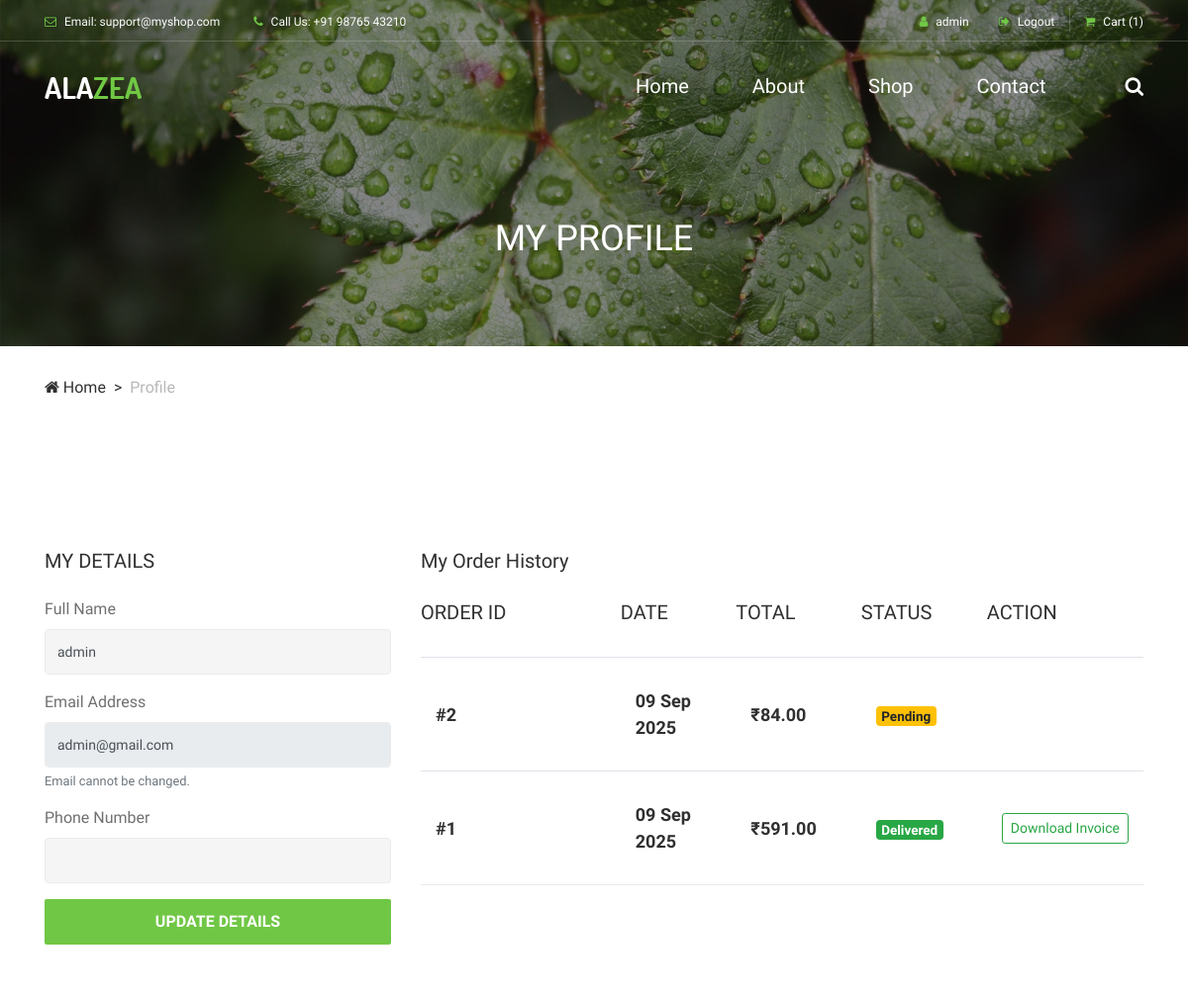
The page /profile_view/ (signed in, upper part) on the database as committed earlier.
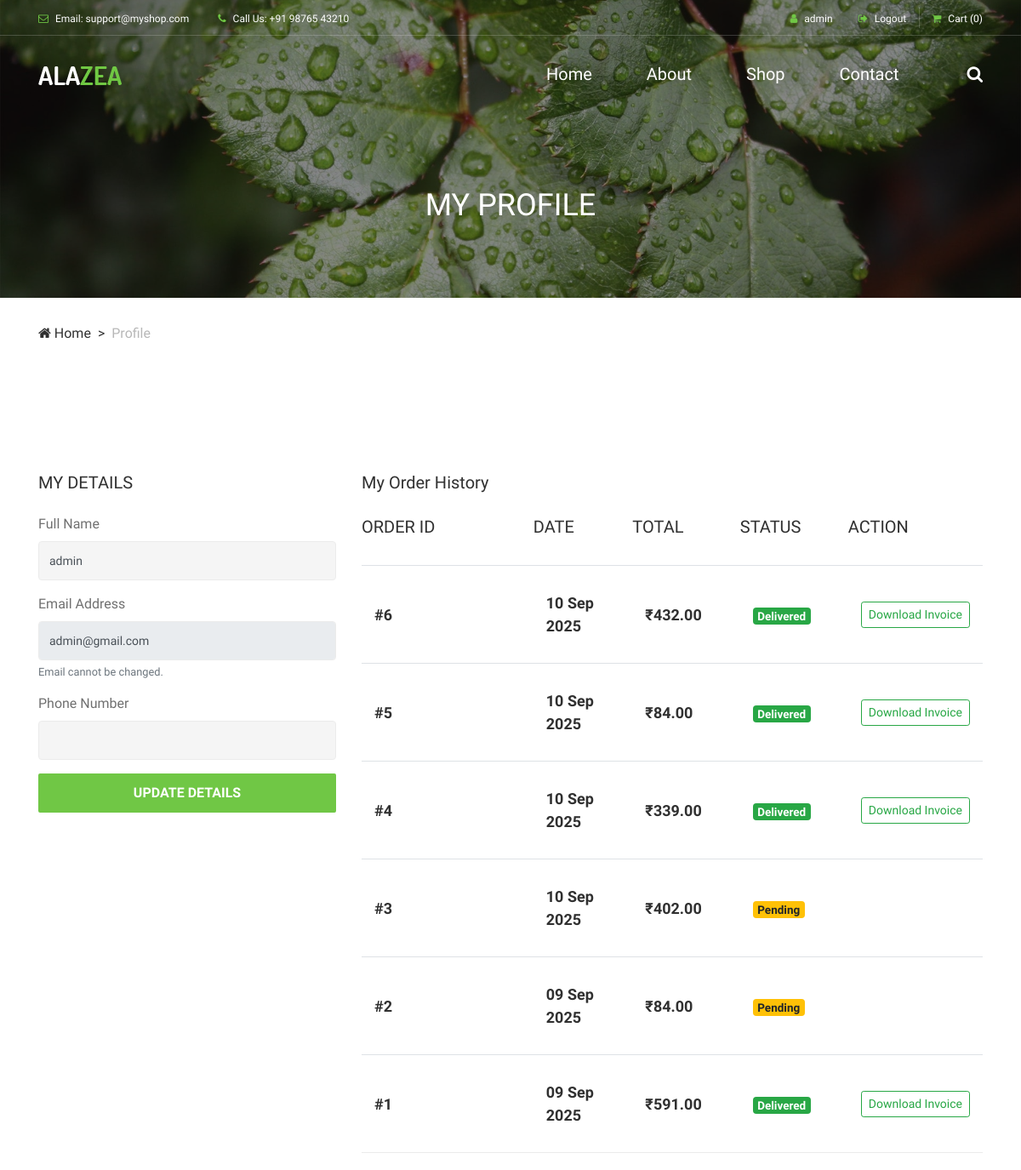
The same page on the database as committed later.
### shop/models.py (models this page shows, shortened)
class User(AbstractBaseUser, PermissionsMixin):
    email = models.EmailField(_('email address'), unique=True)
    full_name = models.CharField(max_length=150)
    phone = models.CharField(max_length=20, blank=True)
    is_staff = models.BooleanField(default=False)
    is_active = models.BooleanField(default=True)
    date_joined = models.DateTimeField(auto_now_add=True)
    groups = models.ManyToManyField(Group, verbose_name=_('groups'), blank=True, related_name="shop_user_set")
    user_permissions = models.ManyToManyField(Permission, verbose_name=_('user permissions'), blank=True, related_name="shop_user_permissions_set")
    objects = CustomUserManager()
    USERNAME_FIELD = 'email'
    REQUIRED_FIELDS = ['full_name']

class Order(models.Model):
    STATUS_CHOICES = (
        ('Pending', 'Pending'),
        ('Processing', 'Processing'),
        ('Shipped', 'Shipped'),
        ('Delivered', 'Delivered'),
        ('Cancelled', 'Cancelled'),
    )
    user = models.ForeignKey(settings.AUTH_USER_MODEL, on_delete=models.CASCADE)
    full_name = models.CharField(max_length=150)
    email = models.EmailField()
    phone = models.CharField(max_length=20)
    address = models.TextField()
    city = models.CharField(max_length=100)
    state = models.CharField(max_length=100)
    postcode = models.CharField(max_length=20)
    total_price = models.DecimalField(max_digits=10, decimal_places=2)
    shipping_cost = models.DecimalField(max_digits=10, decimal_places=2, default=0)
    status = models.CharField(max_length=50, choices=STATUS_CHOICES, default='Pending')
    payment_method = models.CharField(max_length=50, default='Cash on Delivery')
    created_at = models.DateTimeField(auto_now_add=True)

### shop/views.py (the view)
# urls.py: path('profile_view/', views.profile_view, name='profile_view'),
@login_required(login_url='login_view')
def profile_view(request):
    orders = Order.objects.filter(user=request.user).order_by('-created_at')
    return render(request, 'profile.html', {'orders': orders})

### shop/context_processors.py (called while the page is built)
def cart_item_count(request):
    if not request.user.is_authenticated:
        return {'cart_item_count': 0}
    cart_items = CartItem.objects.filter(user=request.user)
    total_items = sum(item.quantity for item in cart_items)
    return {'cart_item_count': total_items}

### templates/profile.html (shortened to what this page needs)
{% extends "base.html" %}
{% load static %}
{% block main %}
<div class="breadcrumb-area">
    <div class="top-breadcrumb-area bg-img bg-overlay d-flex align-items-center justify-content-center" style="background-image: url({% static 'img/bg-img/24.jpg' %});">
        <h2>My Profile</h2>
    </div>
    <div class="container">
        <div class="row">
            <div class="col-12">
                <nav aria-label="breadcrumb">
                    <ol class="breadcrumb">
                        <li class="breadcrumb-item"><a href="{% url 'index' %}"><i class="fa fa-home"></i> Home</a></li>
                        <li class="breadcrumb-item active" aria-current="page">Profile</li>
                    </ol>
                </nav>
            </div>
        </div>
    </div>
</div>
<div class="container section-padding-100">
    <div class="row">
        <div class="col-12 col-lg-4">
            <div class="checkout_details_area clearfix mb-50">
                <h5 class="mb-4">My Details</h5>
                <form action="{% url 'profile_view' %}" method="post">
                    <div class="form-group">
                        <label for="full_name">Full Name</label>
                        <input type="text" class="form-control" name="full_name" value="{{ user.full_name }}" required>
                    </div>
                    <div class="form-group">
                        <label for="email">Email Address</label>
                        <input type="email" class="form-control" name="email" value="{{ user.email }}" readonly>
                        <small class="form-text text-muted">Email cannot be changed.</small>
                    </div>
                    <div class="form-group">
                        <label for="phone">Phone Number</label>
                        <input type="tel" class="form-control" name="phone" value="{{ user.phone }}" required>
                    </div>
                    <button type="submit" class="btn alazea-btn btn-2 w-100">Update Details</button>
                </form>
            </div>
        </div>
        <div class="col-12 col-lg-8">
            <h5 class="mb-4">My Order History</h5>
            <div class="cart-table clearfix">
                {% if orders %}
                <table class="table table-responsive-sm">
                    <thead>
                        <tr>
                            <th>Order ID</th>
                            <th>Date</th>
                            <th>Total</th>
                            <th>Status</th>
                            <th>Action</th>
                        </tr>
                    </thead>
                    <tbody>
                        {% for order in orders %}
                        <tr>
                            <td>#{{ order.id }}</td>
                            <td>{{ order.created_at|date:"d M Y" }}</td>
                            <td>₹{{ order.total_price|floatformat:2 }}</td>
                            <td>
                                {% if order.status == 'Pending' %}
                                    <span class="badge badge-warning">{{ order.status }}</span>
                                {% elif order.status == 'Shipped' %}
                                    <span class="badge badge-info">{{ order.status }}</span>
                                {% elif order.status == 'Delivered' %}
                                    <span class="badge badge-success">{{ order.status }}</span>
                                {% elif order.status == 'Cancelled' %}
                                    <span class="badge badge-secondary">{{ order.status }}</span>
                                {% else %}
                                    <span class="badge badge-light">{{ order.status }}</span>
                                {% endif %}
                            </td>
                            <td>
                                {% if order.status == 'Delivered' %}
                                    <a href="{% url 'generate_invoice_pdf' order.id %}" class="btn btn-sm btn-outline-success">
                                        Download Invoice
                                    </a>
                                {% endif %}
                            </td>
                        </tr>
                        {% endfor %}
                    </tbody>
                </table>
                {% else %}
                <p>You have not placed any orders yet.</p>
                <a href="{% url 'shop' %}" class="btn alazea-btn">Shop Now</a>
                {% endif %}
            </div>
        </div>
    </div>
</div>
{% endblock %}

### templates/base.html (shortened to what this page needs)
{% load static %}
<!DOCTYPE html>
<html lang="en">
<head>
    <link rel="stylesheet" href="{% static 'style.css' %}">
</head>
<body>
    <header class="header-area">
        <div class="top-header-area">
            <div class="container">
                <div class="row">
                    <div class="col-12">
                        <div class="top-header-content d-flex align-items-center justify-content-between">
                            <div class="top-header-meta">
                                <a href="mailto:support@myshop.com"><i class="fa fa-envelope-o" aria-hidden="true"></i> <span>Email: support@myshop.com</span></a>
                                <a href="tel:+919876543210"><i class="fa fa-phone" aria-hidden="true"></i> <span>Call Us: +91 98765 43210</span></a>
                            </div>
                            <div class="top-header-meta d-flex">
                                {% if user.is_authenticated %}
                                    <div class="login">
                                        <a href=" {% url 'profile_view' %} "><i class="fa fa-user" aria-hidden="true"></i> <span>{{ user.full_name|default:user.email }}</span></a>
                                    </div>
                                    <div class="login">
                                        <a href="{% url 'logout_view' %}"><i class="fa fa-sign-out" aria-hidden="true"></i> <span>Logout</span></a>
                                    </div>
                                {% endif %}
                                <div class="cart">
                                    <a href="{% url 'cart_view' %}"><i class="fa fa-shopping-cart" aria-hidden="true"></i>
                                        <span>Cart
                                            <span class="cart-quantity" id="cart-count-badge">({{ cart_item_count }})</span>
                                        </span>
                                    </a>
                                </div>
                            </div>
                        </div>
                    </div>
                </div>
            </div>
        </div>
        <div class="alazea-main-menu">
            <div class="classy-nav-container breakpoint-off">
                <div class="container">
                    <nav class="classy-navbar justify-content-between" id="alazeaNav">
                        <a href="{% url 'index' %}" class="nav-brand"><img src="{% static 'img/core-img/logo.png' %}" alt=""></a>
                        <div class="classy-menu">
                            <div class="classynav">
                                <ul>
                                    <li><a href="{% url 'index' %}">Home</a></li>
                                    <li><a href="{% url 'about' %}">About</a></li>
                                    <li><a href="{% url 'shop' %}">Shop</a></li>
                                    <li><a href="{% url 'contact' %}">Contact</a></li>
                                </ul>
                                <div id="searchIcon">
                                    <i class="fa fa-search" aria-hidden="true"></i>
                                </div>
                            </div>
                        </div>
                    </nav>
                </div>
            </div>
        </div>
    </header>
    {% block main %}
    {% endblock %}
</body>
</html>

### static/css/classy-nav.css (style rules this page uses)
* { margin: 0; padding: 0; }
body { font-family: "Roboto", sans-serif; }
ul, ol { margin: 0; }
ul li, ol li { list-style: none; }
img { height: auto; max-width: 100%; }
.bg-img { background-position: center center; background-size: cover; background-repeat: no-repeat; }
.classy-nav-container { position: relative; z-index: 100; background-color: #ffffff; }
.classy-nav-container * { box-sizing: border-box; }
.classy-nav-container a { -webkit-transition-duration: 500ms; transition-duration: 500ms; text-decoration: none; outline: none; font-size: 14px; font-weight: 400; color: #232323; display: inline-block; }
.justify-content-between { -webkit-box-pack: justify; -ms-flex-pack: justify; justify-content: space-between; }
.justify-content-center { -webkit-box-pack: center; -ms-flex-pack: center; justify-content: center; }
.classy-navbar { width: 100%; height: 70px; padding: 0.5em 2em; display: -webkit-box; display: -ms-flexbox; display: flex; -webkit-box-align: center; -ms-flex-align: center; -ms-grid-row-align: center; align-items: center; }
.classy-navbar .nav-brand { font-size: 26px; font-weight: 500; color: #565656; display: inline-block; margin-right: 30px; }
.classynav ul li { display: inline-block; clear: both; position: inherit; z-index: 10; }
.classynav ul li a { padding: 0 12px; display: block; height: 35px; font-size: 14px; line-height: 34px; }
.breakpoint-off .classynav { display: -webkit-box; display: -ms-flexbox; display: flex; -webkit-box-align: center; -ms-flex-align: center; -ms-grid-row-align: center; align-items: center; }

Rows that differ between the two databases and show on the page:
added Order: id "6", created_at "10 Sep 2025", total_price "432.00", status "Delivered", shows "Download Invoice"
added Order: id "5", created_at "10 Sep 2025", total_price "84.00", status "Delivered", shows "Download Invoice"
added Order: id "4", created_at "10 Sep 2025", total_price "339.00", status "Delivered", shows "Download Invoice"
added Order: id "3", created_at "10 Sep 2025", total_price "402.00", status "Pending"
Other text that changed with them:
{{ cart_item_count }}: "1" → "0"
